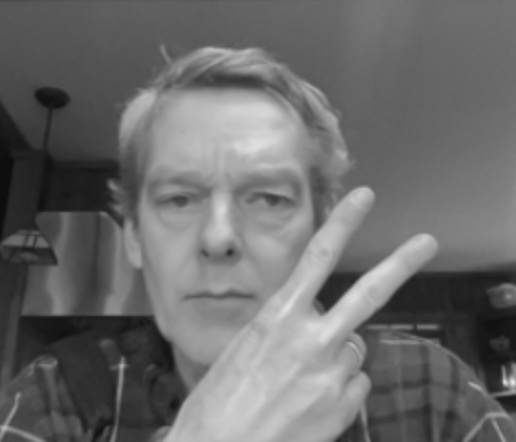
#> input picture PythonCodes/TeachableMachines/test_photo.jpg, 516 x 442 px, given in place of the camera
$ python Morphology.py
#> lines starting #> are read from the running program, lines starting #| are printed output that depends on the picture; after the words box and inside, x2 and y2 are one past the last pixel; in counts of white or black regions, pixels touching at a corner belong together
import cv2
import numpy as np

cap = cv2.VideoCapture(0)
if not (cap.isOpened()):
    print('Could not open video device')

while(True):
    ret, frame = cap.read()
#> frame is the input picture: shape (442, 516, 3); mean B, G, R 107.2, 107.2, 107.2
    red = frame[:,:,2]
    blue = frame[:,:,0]
    green = frame[:,:,1]
    red_img = np.zeros(frame.shape)
    red_img[:,:,2] = red -(blue+green)
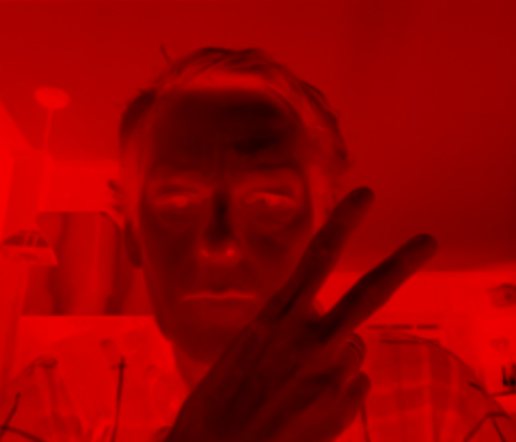
#> red_img: shape (442, 516, 3) float64; mean of channels 0, 1, 2 0, 0, 148.8; drawn as B, G, R

    grey = cv2.cvtColor(frame, cv2.COLOR_BGR2GRAY)
    ret,thresh = cv2.threshold(grey,127,255,cv2.THRESH_BINARY)
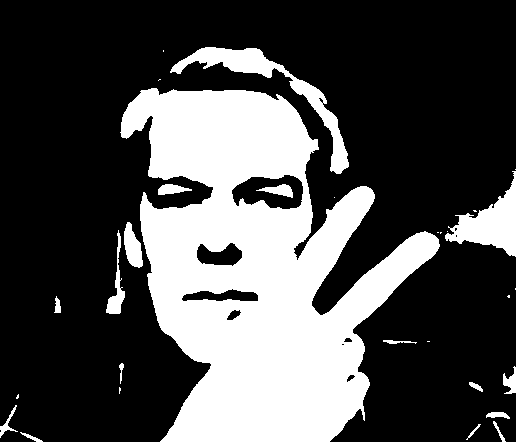
#> thresh: shape (442, 516); 30.3% white; 30 white regions (13 under 20 px), largest, box (x1, y1, x2, y2) and area: (120, 88, 440, 442) 60855, (170, 47, 349, 174) 3291, (445, 171, 516, 257) 2560
    kernel = np.ones((5,5),np.uint8)
    erosion = cv2.erode(thresh,kernel,iterations = 1)
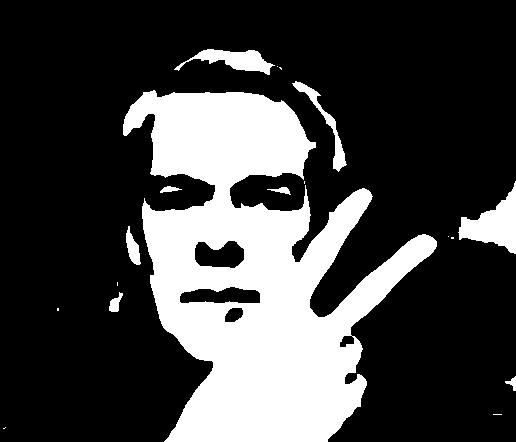
#> erosion: shape (442, 516); 26.2% white; 18 white regions (9 under 20 px), largest, box (x1, y1, x2, y2) and area: (123, 90, 437, 442) 55083, (458, 181, 516, 254) 1970, (174, 49, 275, 75) 1133

    cv2.imshow('Greyscale',grey)
    cv2.imshow('Binary',thresh)
    cv2.imshow('Morphed',erosion)
    if cv2.waitKey(1) & 0xFF == ord('q'):
#> (key q is pressed here)
        break
cap.release()

cv2.destroyAllWindows()
